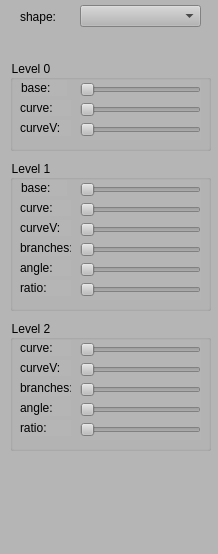
<?xml version="1.0" encoding="UTF-8"?>
<ui version="4.0">
 <class>ControlWidget</class>
 <widget class="QDockWidget" name="ControlWidget">
  <property name="geometry">
   <rect>
    <x>0</x>
    <y>0</y>
    <width>218</width>
    <height>554</height>
   </rect>
  </property>
  <property name="minimumSize">
   <size>
    <width>218</width>
    <height>240</height>
   </size>
  </property>
  <property name="styleSheet">
   <string notr="true">background-color: rgb(181, 181, 181);</string>
  </property>
  <widget class="QWidget" name="dockWidgetContents">
   <widget class="QGroupBox" name="groupBox">
    <property name="geometry">
     <rect>
      <x>10</x>
      <y>60</y>
      <width>201</width>
      <height>91</height>
     </rect>
    </property>
    <property name="title">
     <string>Level 0</string>
    </property>
    <widget class="QSlider" name="horizontalSliderBase0">
     <property name="geometry">
      <rect>
       <x>70</x>
       <y>20</y>
       <width>121</width>
       <height>20</height>
      </rect>
     </property>
     <property name="orientation">
      <enum>Qt::Horizontal</enum>
     </property>
    </widget>
    <widget class="QLabel" name="label">
     <property name="geometry">
      <rect>
       <x>11</x>
       <y>20</y>
       <width>46</width>
       <height>16</height>
      </rect>
     </property>
     <property name="text">
      <string>base:</string>
     </property>
    </widget>
    <widget class="QSlider" name="horizontalSliderCurve0">
     <property name="geometry">
      <rect>
       <x>70</x>
       <y>40</y>
       <width>121</width>
       <height>20</height>
      </rect>
     </property>
     <property name="orientation">
      <enum>Qt::Horizontal</enum>
     </property>
    </widget>
    <widget class="QLabel" name="label_3">
     <property name="geometry">
      <rect>
       <x>10</x>
       <y>40</y>
       <width>51</width>
       <height>16</height>
      </rect>
     </property>
     <property name="text">
      <string>curve:</string>
     </property>
    </widget>
    <widget class="QLabel" name="label_4">
     <property name="geometry">
      <rect>
       <x>10</x>
       <y>60</y>
       <width>51</width>
       <height>16</height>
      </rect>
     </property>
     <property name="text">
      <string>curveV:</string>
     </property>
    </widget>
    <widget class="QSlider" name="horizontalSliderCurveV0">
     <property name="geometry">
      <rect>
       <x>70</x>
       <y>60</y>
       <width>121</width>
       <height>20</height>
      </rect>
     </property>
     <property name="orientation">
      <enum>Qt::Horizontal</enum>
     </property>
    </widget>
   </widget>
   <widget class="QGroupBox" name="groupBox_2">
    <property name="geometry">
     <rect>
      <x>10</x>
      <y>160</y>
      <width>201</width>
      <height>151</height>
     </rect>
    </property>
    <property name="title">
     <string>Level 1</string>
    </property>
    <widget class="QSlider" name="horizontalSliderBase1">
     <property name="geometry">
      <rect>
       <x>70</x>
       <y>20</y>
       <width>121</width>
       <height>20</height>
      </rect>
     </property>
     <property name="orientation">
      <enum>Qt::Horizontal</enum>
     </property>
    </widget>
    <widget class="QLabel" name="label_6">
     <property name="geometry">
      <rect>
       <x>11</x>
       <y>20</y>
       <width>46</width>
       <height>16</height>
      </rect>
     </property>
     <property name="text">
      <string>base:</string>
     </property>
    </widget>
    <widget class="QSlider" name="horizontalSliderCurve1">
     <property name="geometry">
      <rect>
       <x>70</x>
       <y>40</y>
       <width>121</width>
       <height>20</height>
      </rect>
     </property>
     <property name="orientation">
      <enum>Qt::Horizontal</enum>
     </property>
    </widget>
    <widget class="QLabel" name="label_9">
     <property name="geometry">
      <rect>
       <x>10</x>
       <y>40</y>
       <width>51</width>
       <height>16</height>
      </rect>
     </property>
     <property name="text">
      <string>curve:</string>
     </property>
    </widget>
    <widget class="QLabel" name="label_10">
     <property name="geometry">
      <rect>
       <x>10</x>
       <y>80</y>
       <width>51</width>
       <height>16</height>
      </rect>
     </property>
     <property name="text">
      <string>branches:</string>
     </property>
    </widget>
    <widget class="QSlider" name="horizontalSliderBranches1">
     <property name="geometry">
      <rect>
       <x>70</x>
       <y>80</y>
       <width>121</width>
       <height>20</height>
      </rect>
     </property>
     <property name="orientation">
      <enum>Qt::Horizontal</enum>
     </property>
    </widget>
    <widget class="QLabel" name="label_11">
     <property name="geometry">
      <rect>
       <x>10</x>
       <y>100</y>
       <width>51</width>
       <height>16</height>
      </rect>
     </property>
     <property name="text">
      <string>angle:</string>
     </property>
    </widget>
    <widget class="QSlider" name="horizontalSliderDownAngle1">
     <property name="geometry">
      <rect>
       <x>70</x>
       <y>100</y>
       <width>121</width>
       <height>20</height>
      </rect>
     </property>
     <property name="orientation">
      <enum>Qt::Horizontal</enum>
     </property>
    </widget>
    <widget class="QLabel" name="label_12">
     <property name="geometry">
      <rect>
       <x>10</x>
       <y>120</y>
       <width>51</width>
       <height>16</height>
      </rect>
     </property>
     <property name="text">
      <string>ratio:</string>
     </property>
    </widget>
    <widget class="QSlider" name="horizontalSliderRatio1">
     <property name="geometry">
      <rect>
       <x>70</x>
       <y>120</y>
       <width>121</width>
       <height>20</height>
      </rect>
     </property>
     <property name="orientation">
      <enum>Qt::Horizontal</enum>
     </property>
    </widget>
    <widget class="QLabel" name="label_13">
     <property name="geometry">
      <rect>
       <x>10</x>
       <y>60</y>
       <width>51</width>
       <height>16</height>
      </rect>
     </property>
     <property name="text">
      <string>curveV:</string>
     </property>
    </widget>
    <widget class="QSlider" name="horizontalSliderCurveV1">
     <property name="geometry">
      <rect>
       <x>70</x>
       <y>60</y>
       <width>121</width>
       <height>20</height>
      </rect>
     </property>
     <property name="orientation">
      <enum>Qt::Horizontal</enum>
     </property>
    </widget>
   </widget>
   <widget class="QGroupBox" name="groupBox_3">
    <property name="geometry">
     <rect>
      <x>10</x>
      <y>320</y>
      <width>201</width>
      <height>131</height>
     </rect>
    </property>
    <property name="title">
     <string>Level 2</string>
    </property>
    <widget class="QSlider" name="horizontalSliderCurve2">
     <property name="geometry">
      <rect>
       <x>70</x>
       <y>20</y>
       <width>121</width>
       <height>20</height>
      </rect>
     </property>
     <property name="orientation">
      <enum>Qt::Horizontal</enum>
     </property>
    </widget>
    <widget class="QLabel" name="label_15">
     <property name="geometry">
      <rect>
       <x>10</x>
       <y>20</y>
       <width>51</width>
       <height>16</height>
      </rect>
     </property>
     <property name="text">
      <string>curve:</string>
     </property>
    </widget>
    <widget class="QLabel" name="label_16">
     <property name="geometry">
      <rect>
       <x>10</x>
       <y>60</y>
       <width>51</width>
       <height>16</height>
      </rect>
     </property>
     <property name="text">
      <string>branches:</string>
     </property>
    </widget>
    <widget class="QSlider" name="horizontalSliderBranches2">
     <property name="geometry">
      <rect>
       <x>70</x>
       <y>60</y>
       <width>121</width>
       <height>20</height>
      </rect>
     </property>
     <property name="orientation">
      <enum>Qt::Horizontal</enum>
     </property>
    </widget>
    <widget class="QLabel" name="label_17">
     <property name="geometry">
      <rect>
       <x>10</x>
       <y>80</y>
       <width>51</width>
       <height>16</height>
      </rect>
     </property>
     <property name="text">
      <string>angle:</string>
     </property>
    </widget>
    <widget class="QSlider" name="horizontalSliderDownAngle2">
     <property name="geometry">
      <rect>
       <x>70</x>
       <y>80</y>
       <width>121</width>
       <height>20</height>
      </rect>
     </property>
     <property name="orientation">
      <enum>Qt::Horizontal</enum>
     </property>
    </widget>
    <widget class="QLabel" name="label_18">
     <property name="geometry">
      <rect>
       <x>10</x>
       <y>100</y>
       <width>51</width>
       <height>16</height>
      </rect>
     </property>
     <property name="text">
      <string>ratio:</string>
     </property>
    </widget>
    <widget class="QSlider" name="horizontalSliderRatio2">
     <property name="geometry">
      <rect>
       <x>70</x>
       <y>100</y>
       <width>121</width>
       <height>20</height>
      </rect>
     </property>
     <property name="orientation">
      <enum>Qt::Horizontal</enum>
     </property>
    </widget>
    <widget class="QLabel" name="label_19">
     <property name="geometry">
      <rect>
       <x>10</x>
       <y>40</y>
       <width>51</width>
       <height>16</height>
      </rect>
     </property>
     <property name="text">
      <string>curveV:</string>
     </property>
    </widget>
    <widget class="QSlider" name="horizontalSliderCurveV2">
     <property name="geometry">
      <rect>
       <x>70</x>
       <y>40</y>
       <width>121</width>
       <height>20</height>
      </rect>
     </property>
     <property name="orientation">
      <enum>Qt::Horizontal</enum>
     </property>
    </widget>
   </widget>
   <widget class="QComboBox" name="comboBoxShape">
    <property name="geometry">
     <rect>
      <x>80</x>
      <y>5</y>
      <width>121</width>
      <height>22</height>
     </rect>
    </property>
   </widget>
   <widget class="QLabel" name="label_2">
    <property name="geometry">
     <rect>
      <x>20</x>
      <y>9</y>
      <width>46</width>
      <height>16</height>
     </rect>
    </property>
    <property name="text">
     <string>shape:</string>
    </property>
   </widget>
  </widget>
 </widget>
 <resources/>
 <connections/>
</ui>
